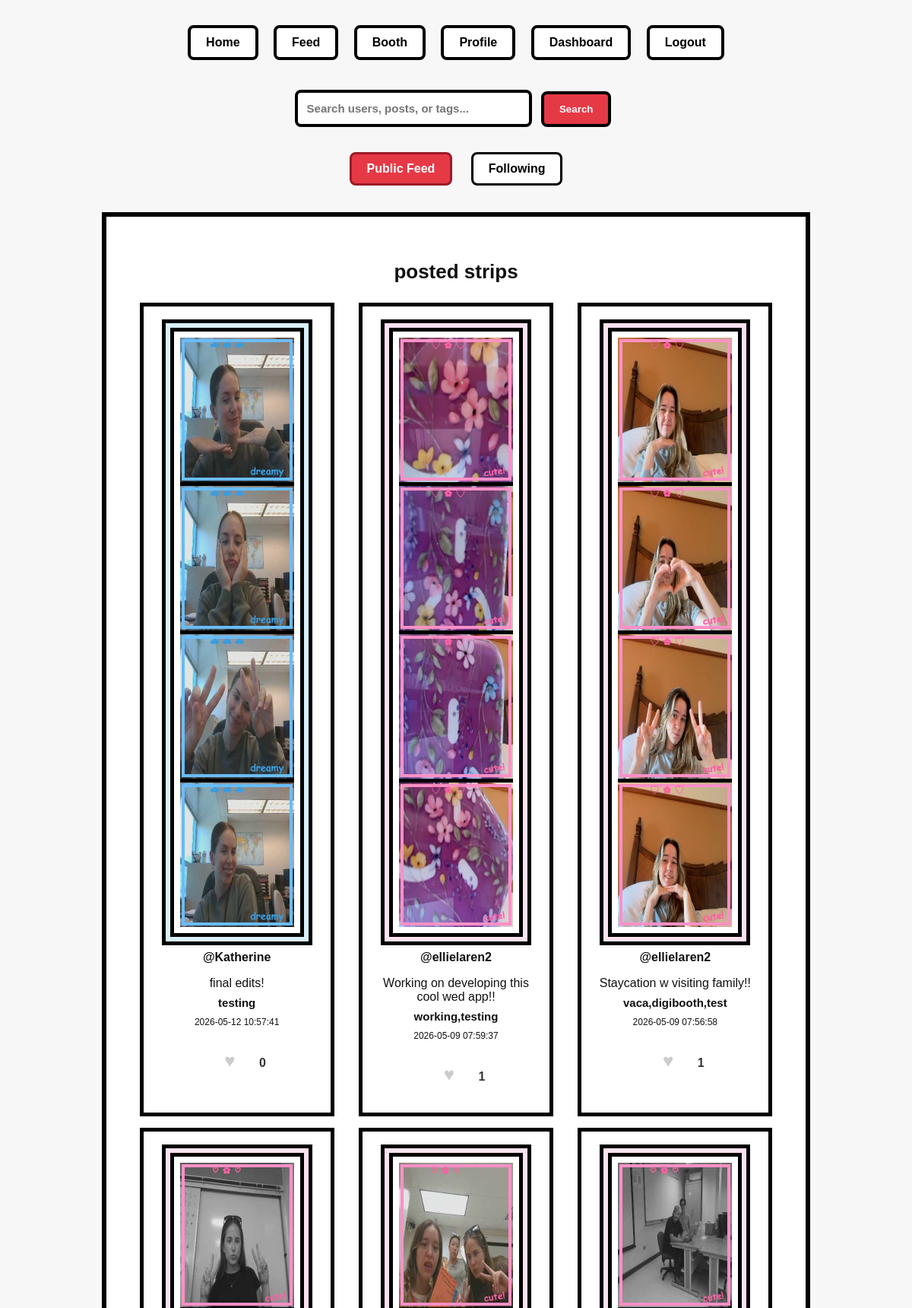
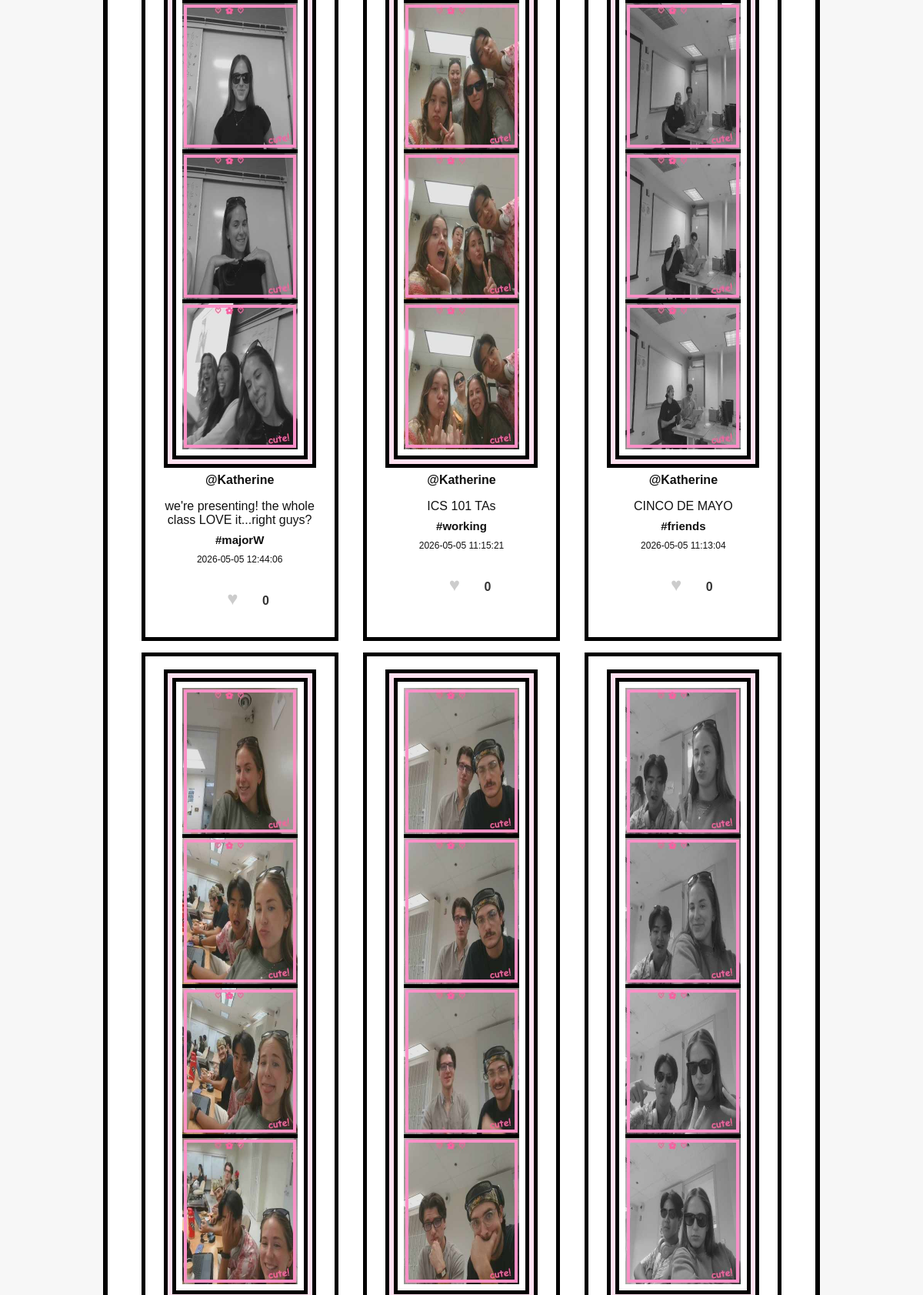
/feed (signed in, upper part), run on the app's committed database (2 pictures, top to bottom).
### tables this page shows
CREATE TABLE posts (
           id INTEGER PRIMARY KEY AUTOINCREMENT,
           username TEXT NOT NULL,
           image_filenames TEXT NOT NULL,  -- JSON string
           filter_choice TEXT,
           frame_choice TEXT,
           layout_choice TEXT,
           caption TEXT,
           tags TEXT,
           timestamp TEXT NOT NULL
       , privacy TEXT DEFAULT 'public');

### app.py (the view)
@app.route("/feed")
def feed():
   if "username" not in session:
       return redirect("/signin")
   current_user = session["username"]
   search_query = request.args.get("q", "").strip().lower()
   view = request.args.get("view", "public")  # "public" or "following"
   conn = get_db_connection()
   if view == "following":
       followed_users = conn.execute(
           "SELECT followed_username FROM follows WHERE follower_username = ?",
           (current_user,)
       ).fetchall()
       followed_usernames = [row["followed_username"] for row in followed_users]
       followed_usernames.append(current_user)  # Include own posts
       if followed_usernames:
           placeholders = ','.join('?' * len(followed_usernames))
           posts_rows = conn.execute(
               f"SELECT * FROM posts WHERE username IN ({placeholders}) ORDER BY timestamp DESC",
               followed_usernames
           ).fetchall()
       else:
           posts_rows = []
   else:
       posts_rows = conn.execute("SELECT * FROM posts WHERE privacy = 'public' ORDER BY timestamp DESC").fetchall()
   posts = []
   for row in posts_rows:
       post = dict(row)
       post["image_filenames"] = json.loads(post["image_filenames"])
       like_count = conn.execute(
           "SELECT COUNT(*) as count FROM likes WHERE post_id = ?",
           (post["id"],)
       ).fetchone()["count"]
       post["like_count"] = like_count
       user_liked = conn.execute(
           "SELECT 1 FROM likes WHERE post_id = ? AND username = ?",
           (post["id"], current_user)
       ).fetchone() is not None
       post["user_liked"] = user_liked
       posts.append(post)
   conn.close()
   if search_query:
       filtered_posts = []
       users = []
       for post in posts:
           username = post.get("username", "").lower()
           caption = post.get("caption", "").lower()
           tags = post.get("tags", "").lower()
           if (
               search_query in username
               or search_query in caption
               or search_query in tags
           ):
               filtered_posts.append(post)
       conn = get_db_connection()
       user_rows = conn.execute(
           "SELECT username, name, bio FROM users WHERE username LIKE ? OR name LIKE ? OR bio LIKE ?",
           (f"%{search_query}%", f"%{search_query}%", f"%{search_query}%")
       ).fetchall()
       conn.close()
       for row in user_rows:
           user = dict(row)
           conn = get_db_connection()
           follower_count = conn.execute(
               "SELECT COUNT(*) as count FROM follows WHERE followed_username = ?",
               (user["username"],)
           ).fetchone()["count"]
           following_count = conn.execute(
               "SELECT COUNT(*) as count FROM follows WHERE follower_username = ?",
               (user["username"],)
           ).fetchone()["count"]
           is_following = False
           if current_user != user["username"]:
               is_following = conn.execute(
                   "SELECT 1 FROM follows WHERE follower_username = ? AND followed_username = ?",
                   (current_user, user["username"])
               ).fetchone() is not None
           conn.close()
           user["follower_count"] = follower_count
           user["following_count"] = following_count
           user["is_following"] = is_following
           users.append(user)
       posts = filtered_posts
   else:
       users = []
   return render_template(
       "feed.html",
       username=session["username"],
       posts=posts,
       users=users,
       search_query=search_query,
       view=view
   )

### app.py (called while the page is built)
def get_db_connection():
   conn = sqlite3.connect(DATABASE)
   conn.row_factory = sqlite3.Row
   return conn

### templates/feed.html (shortened to what this page needs)
<!DOCTYPE html>
<html>
<head>
   <link rel="stylesheet" href="{{ url_for('static', filename='style.css') }}">
</head>
<body>
{% include "_navbar.html" %}
<form action="/feed" method="GET" class="search-box">
   <input
       type="text"
       name="q"
       placeholder="Search users, posts, or tags..."
       value="{{ search_query }}"
   >
   <button type="submit">Search</button>
</form>
<div class="feed-toggle">
   <a href="/feed?view=public{% if search_query %}&q={{ search_query }}{% endif %}" class="toggle-button {% if view == 'public' %}active{% endif %}">Public Feed</a>
   <a href="/feed?view=following{% if search_query %}&q={{ search_query }}{% endif %}" class="toggle-button {% if view == 'following' %}active{% endif %}">Following</a>
</div>
<div class="feed-wall">
   <h2 class="wall-label">
       {% if view == 'following' %}
           following strips
       {% else %}
           posted strips
       {% endif %}
   </h2>
   {% if posts %}
       {% for post in posts %}
           <div class="post-card">
               <div class="posted-strip frame-{{ post['frame_choice'] }}">
                   {% for image in post.image_filenames %}
                       <div class="posted-photo">
                           <img
                               src="{{ url_for('static', filename='uploads/' + image) }}"
                               alt="Posted photostrip photo"
                           >
                       </div>
                   {% endfor %}
               </div>
               <p><strong><a href="/profile/{{ post.username }}" class="username-link">@{{ post.username }}</a></strong></p>
               {% if post.caption %}
                   <p class="caption">{{ post.caption }}</p>
               {% endif %}
               {% if post.tags %}
                   <p class="tag">{{ post.tags }}</p>
               {% endif %}
               <p class="timestamp">{{ post.timestamp }}</p>
               <div class="like-section">
                   <button class="like-button {% if post.user_liked %}liked{% endif %}"
                           data-post-id="{{ post.id }}"
                           onclick="toggleLike({{ post.id }})">
                       ♥
                   </button>
                   <span class="like-count">{{ post.like_count }}</span>
               </div>
           </div>
       {% endfor %}
   {% else %}
       <p class="empty-feed">No posts yet. Create your first photostrip!</p>
   {% endif %}
</div>
</body>
</html>

### templates/_navbar.html
<nav>
    <a href="/">Home</a>
    {% if session.get('username') %}
        <a href="/feed">Feed</a>
        <a href="/booth">Booth</a>
        <a href="/profile">Profile</a>
        <a href="/dashboard">Dashboard</a>
        <a href="/logout">Logout</a>
    {% else %}
        <a href="/signup">Sign Up</a>
        <a href="/signin">Sign In</a>
    {% endif %}
</nav>

### static/style.css (style rules this page uses)
body { margin: 0; font-family: "Comic Sans MS", "Trebuchet MS", Arial, sans-serif; background: #f7f7f7; color: #111; text-align: center; }
nav { margin: 25px; }
nav a { display: inline-block; margin: 8px; padding: 10px 20px; border: 4px solid black; background: white; color: black; font-weight: bold; text-decoration: none; border-radius: 8px; }
input { width: 95%; padding: 12px; margin-top: 6px; border: 4px solid black; font-size: 15px; }
button { margin: 8px; padding: 10px 14px; border: 3px solid black; background: white; color: black; font-weight: bold; cursor: pointer; }
.feed-wall { width: 750px; margin: 40px auto; padding: 30px; border: 6px solid black; background: white; position: relative; }
.post-card { display: inline-block; width: 210px; margin: 18px; padding: 15px; border: 5px solid black; background: white; }
.frame-pink { border-color: #ff8fc7; background: #fff2f8; box-shadow: 0 0 0 6px #ffe1f0, 0 0 0 11px black; }
.frame-clouds { border-color: #68bdfc; background: #eef8ff; box-shadow: 0 0 0 6px #d8f0ff, 0 0 0 11px black; }
.caption { font-size: 15px; }
.tag { font-size: 14px; font-weight: bold; }
.search-box { margin: 25px auto; text-align: center; }
.search-box input { width: 280px; padding: 12px; border: 4px solid black; border-radius: 8px; font-weight: bold; }
.search-box button { padding: 12px 20px; border: 4px solid black; background: #e63946;; color: white; font-weight: bold; border-radius: 8px; cursor: pointer; }

### templates/feed.html (style rules this page uses)
.feed-wall { width: 850px; min-height: 450px; margin: 35px auto; padding: 35px; border: 6px solid black; background: white; display: grid; grid-template-columns: repeat(3, 1fr); gap: 15px; }
.wall-label { width: 100%; font-size: 26px; font-weight: bold; margin-bottom: 10px; text-align: center; grid-column: 1 / -1; }
.post-card { max-width: 240px; margin: 0 auto; padding: 18px; border: 5px solid black; background: white; text-align: center; }
.posted-strip { width: 150px; margin: 10px auto 18px; border: 5px solid black; background: white; padding: 8px; }
.posted-photo { border-bottom: 5px solid black; background: white; }
.posted-photo:last-child { border-bottom: none; }
.posted-photo img { width: 100%; height: auto; display: block; object-fit: contain; }
.caption { font-size: 16px; margin: 8px 0; }
.tag { font-weight: bold; font-size: 15px; margin: 8px 0; }
.timestamp { font-size: 12px; margin-top: 10px; }
button { margin: 8px; padding: 10px 14px; border: 3px solid black; background: white; font-weight: bold; cursor: pointer; }
.like-section { margin-top: 10px; text-align: center; }
.like-button { background: none; border: none; font-size: 24px; cursor: pointer; color: #ccc; transition: color 0.2s; }
.like-count { margin-left: 5px; font-size: 16px; font-weight: bold; color: #333; }
.feed-toggle { text-align: center; margin: 20px 0; }
.toggle-button { display: inline-block; margin: 0 10px; padding: 10px 20px; border: 3px solid black; background: white; color: black; text-decoration: none; font-weight: bold; border-radius: 8px; }
.toggle-button.active { background: #e63946; color: white; border-color: #9a1c28; }
.username-link { color: inherit; text-decoration: none; }

### data on the page
posts: username "Katherine", caption "final edits!", tags "testing", timestamp "2026-05-12 10:57:41", like_count "0"
posts: username "ellielaren2", caption "Working on developing this cool wed app!!", tags "working,testing", timestamp "2026-05-09 07:59:37", like_count "1"
posts: username "ellielaren2", caption "Staycation w visiting family!!", tags "vaca,digibooth,test", timestamp "2026-05-09 07:56:58", like_count "1"
posts: username "Katherine", caption "we're presenting! the whole class LOVE it...right guys?", tags "#majorW", timestamp "2026-05-05 12:44:06", like_count "0"
posts: username "Katherine", caption "ICS 101 TAs", tags "#working", timestamp "2026-05-05 11:15:21", like_count "0"
posts: username "Katherine", caption "CINCO DE MAYO", tags "#friends", timestamp "2026-05-05 11:13:04", like_count "0"
